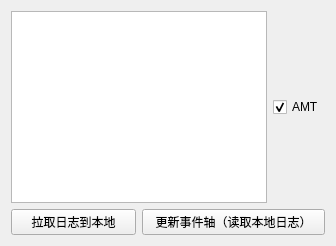
       <widget class="QWidget" name="tab_8">
        <attribute name="title">
         <string>📢机器事件</string>
        </attribute>
        <layout class="QGridLayout" name="gridLayout">
         <item row="0" column="0" colspan="2">
          <widget class="QGraphicsView" name="graphicsView">
           <property name="sizePolicy">
            <sizepolicy hsizetype="Expanding" vsizetype="Expanding">
             <horstretch>0</horstretch>
             <verstretch>0</verstretch>
            </sizepolicy>
           </property>
          </widget>
         </item>
         <item row="0" column="2">
          <widget class="QCheckBox" name="checkBox_2">
           <property name="sizePolicy">
            <sizepolicy hsizetype="Fixed" vsizetype="Fixed">
             <horstretch>0</horstretch>
             <verstretch>0</verstretch>
            </sizepolicy>
           </property>
           <property name="text">
            <string>AMT</string>
           </property>
           <property name="checked">
            <bool>true</bool>
           </property>
          </widget>
         </item>
         <item row="1" column="0">
          <widget class="QPushButton" name="pushButton_31">
           <property name="text">
            <string>拉取日志到本地</string>
           </property>
          </widget>
         </item>
         <item row="1" column="1" colspan="2">
          <widget class="QPushButton" name="pushButton_34">
           <property name="text">
            <string>更新事件轴（读取本地日志）</string>
           </property>
          </widget>
         </item>
        </layout>
       </widget>
